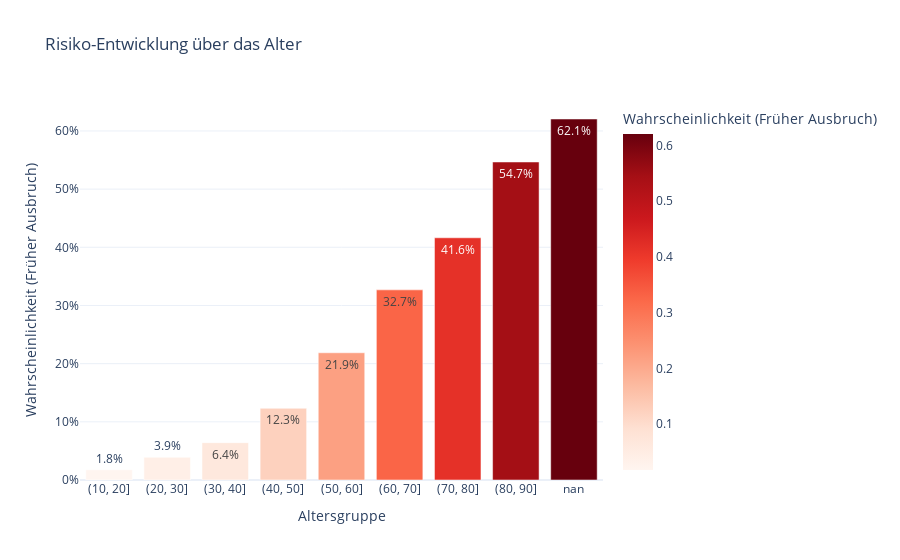

Notebook code cell kept with this figure:
### Code cell
# ---------------------------------------------------------
# 3. Alters Analyse (Vereinfacht)
# ---------------------------------------------------------
df_analyze['age_group'] = pd.cut(df_analyze['anchor_age'], bins=range(10, 100, 10))
df_analyze['age_group'] = df_analyze['age_group'].astype(str)

df_age_mean = df_analyze.groupby('age_group')['risk_score'].mean().reset_index()

fig2 = px.bar(
    df_age_mean, 
    x='age_group', 
    y='risk_score',
    text_auto='.1%',
    title='Risiko-Entwicklung über das Alter',
    labels={'risk_score': 'Wahrscheinlichkeit (Früher Ausbruch)', 'age_group': 'Altersgruppe'},
    color='risk_score',
    color_continuous_scale='Reds',
    template="plotly_white"
)
fig2.update_layout(yaxis_tickformat='.0%')
fig2.show()

### Figure 1 — Plotly figure (JSON) as saved in the notebook; plotly's stock layout.template omitted (floating-point values rounded to 4 significant figures)
{"data": [{"hovertemplate": "Altersgruppe=%{x}<br>Wahrscheinlichkeit (Früher Ausbruch)=%{marker.color}<extra></extra>", "legendgroup": "", "marker": {"color": [0.01765, 0.03916, 0.06421, 0.1233, 0.2187, 0.3268, 0.4163, 0.5466, 0.6205], "coloraxis": "coloraxis", "pattern": {"shape": ""}}, "name": "", "orientation": "v", "showlegend": false, "textposition": "auto", "texttemplate": "%{y:.1%}", "type": "bar", "x": ["(10, 20]", "(20, 30]", "(30, 40]", "(40, 50]", "(50, 60]", "(60, 70]", "(70, 80]", "(80, 90]", "nan"], "xaxis": "x", "y": [0.01765, 0.03916, 0.06421, 0.1233, 0.2187, 0.3268, 0.4163, 0.5466, 0.6205], "yaxis": "y"}], "layout": {"barmode": "relative", "coloraxis": {"colorbar": {"title": {"text": "Wahrscheinlichkeit (Früher Ausbruch)"}}, "colorscale": [[0, "rgb(255,245,240)"], [0.125, "rgb(254,224,210)"], [0.25, "rgb(252,187,161)"], [0.375, "rgb(252,146,114)"], [0.5, "rgb(251,106,74)"], [0.625, "rgb(239,59,44)"], [0.75, "rgb(203,24,29)"], [0.875, "rgb(165,15,21)"], [1, "rgb(103,0,13)"]]}, "legend": {"tracegroupgap": 0}, "title": {"text": "Risiko-Entwicklung über das Alter"}, "xaxis": {"anchor": "y", "domain": [0, 1], "title": {"text": "Altersgruppe"}}, "yaxis": {"anchor": "x", "domain": [0, 1], "tickformat": ".0%", "title": {"text": "Wahrscheinlichkeit (Früher Ausbruch)"}}}}
